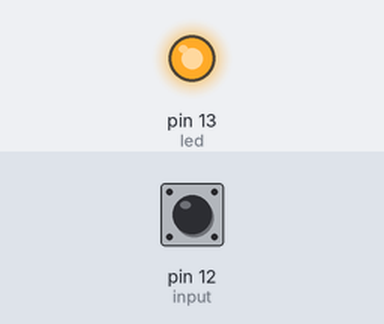
This sketch was run on a simulated Arduino Uno, built with avr-gcc and run on an emulated ATmega328P. Shown: output pins drawn as LEDs (lit = HIGH). Inputs (shaded band) come from the test bench; at power-on: pin 12 (input) HIGH.

Above: at 1.2 s.
1.3 s: pin 12 (input) pulled LOW for 0.15 s
At 1.37 s:
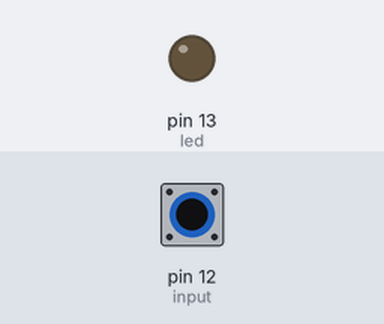
2.9 s: pin 12 (input) pulled LOW for 3.2 s
At 6.9 s:
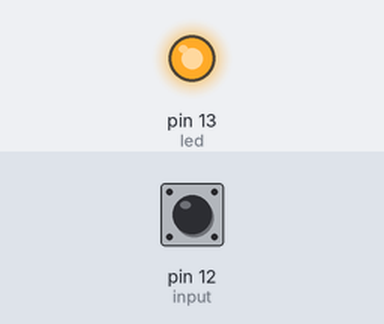
Timing chart, 0 to 8.4 s (numbered marks = the images above; inputs shaded):
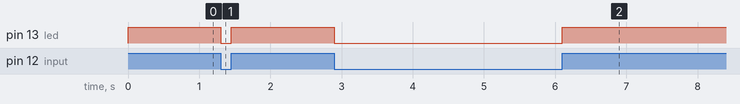

Measured:
- after the input at 1.3 s, pin 13 (led): HIGH → LOW at once, → HIGH 0.15 s later
- after the input at 2.9 s, pin 13 (led): HIGH → LOW at once, → HIGH 3.2 s later

The sketch:

Push_buttons_and_pull-up_resistors.ino
```cpp
const byte input = 12;
const byte led = 13;

void setup() {
  pinMode(input, INPUT_PULLUP);
  pinMode(led, OUTPUT);
}

void loop() {
  if(digitalRead(input) == HIGH)
    digitalWrite(led, HIGH);
  else
    digitalWrite(led, LOW);
}
```
